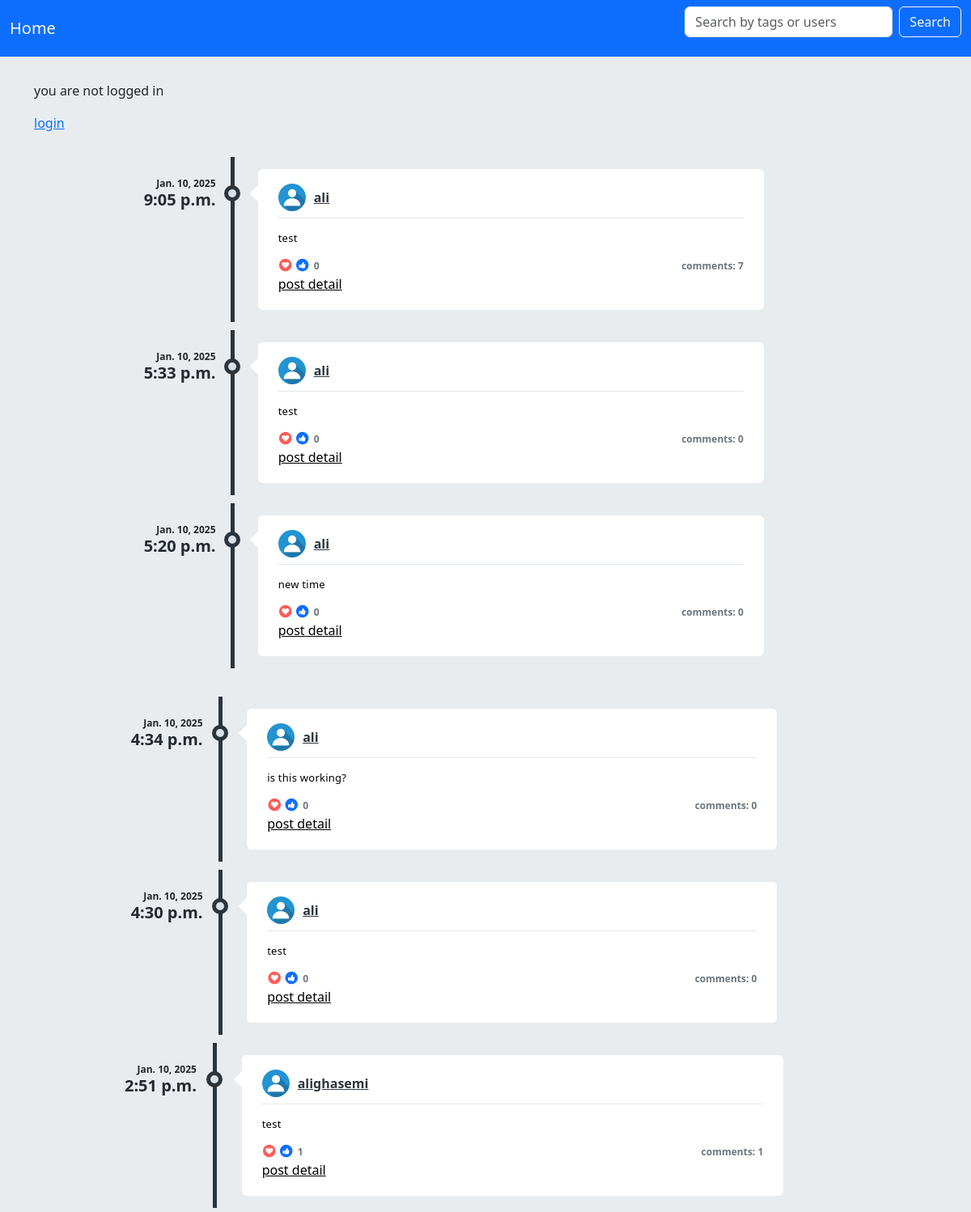
The page / on the database its author committed.
### posts/models.py (models this page shows, shortened)
class Post(models.Model):
    title = models.CharField(max_length=200)
    text = models.TextField(max_length= 600)
    author = models.ForeignKey(CustomeUserModel , on_delete=models.CASCADE)
    date_post = models.DateField(auto_now_add=True)
    time_post = models.TimeField(default=timezone.now() + timedelta(hours=3, minutes=30))
    image = models.ImageField(null=True , blank=True ,upload_to='post_pics/')
    tag = models.CharField(max_length=100 , null=True , blank=True)
    like = models.ManyToManyField(CustomeUserModel , related_name='likes' , null=True , blank=True)
    dislike = models.ManyToManyField(CustomeUserModel , related_name='dislikes' , null=True , blank=True)
    def total_likes(self):
        return self.like.count()

### accounts/models.py (models this page shows, shortened)
class CustomeUserModel(AbstractUser):
    bio = models.TextField(max_length= 500 , null=True , blank=True)
    picture = models.FileField(blank=True , null=True , upload_to='profile_pic/')
    follow = models.ManyToManyField('self' , related_name='follows',symmetrical=False)

### posts/views.py (the view)
# urls.py: path('' , HomePageView.as_view(), name= 'home'),
class HomePageView(ListView):
    model = Post
    template_name= 'home.html'
    context_object_name = 'posts'
    ordering = ['-date_post' , '-time_post']

### templates/home.html (shortened to what this page needs)
{% extends 'base.html' %}
{%load static%}
{% block content %}
{%if user.is_authenticated%}
<a style="position: fixed; bottom: 100px;  right: 100px;" href="{% url 'new_post'%}">
    <div style="padding-right:15 ;padding-left: 15;; background-color: rgb(97, 97, 235); color: white; border-radius: 2vw; font-size: 2vw;">+</div>
</a>
<h1 class="home-h1">TWITTER-ish</h1>
<p>hi {{user.username}} </p>
{% else %}
<p>you are not logged in</p>
<a href="{%url 'login'%}">login</a>
{% endif %}
<link href="https://maxcdn.bootstrapcdn.com/font-awesome/4.3.0/css/font-awesome.min.css" rel="stylesheet">
<div class="container">
    <div class="row">
        <div class="col-md-12">
            <div id="content" class="content content-full-width">
                <div class="profile-content">
                    <div class="tab-content p-0">
                        <div class="tab-pane fade active show" id="profile-post">
                            {%for post in posts%}
                            <ul class="timeline">
                                <li>
                                    <div class="timeline-time">
                                        <span class="date">{{post.date_post}}</span>
                                        <span class="time">{{post.time_post}}</span>
                                    </div>
                                    <div class="timeline-icon">
                                        <a href="javascript:;">&nbsp;</a>
                                    </div>
                                    <div class="timeline-body">
                                        <div class="timeline-header">
                                            <span class="userimage">
                                                {%if post.author.picure%}
                                                <img src="{{post.author.picture.url}}" alt="{{post.author.username}}">
                                                {%else%}
                                                <img src="{%static 'default_pic.jpg'%}" alt="{{post.author.username}}">
                                                {%endif%}
                                            </span>
                                            <span class="username"><a
                                                    href="{%url 'view_profile' post.author.id%}">{{post.author.username}}</a>
                                                <small></small></span>
                                        </div>
                                        <a  style="text-decoration: none; color: black;" href="{%url 'post_detail' post.pk %}">
                                            <div style="padding-top: 15;" class="timeline-content">
                                                <p>
                                                    {{post.text}}
                                                </p>
                                            </div>
                                        </a>
                                        <div class="timeline-likes">
                                            <div class="stats-right">
                                                <span class="stats-text">comments:
                                                    {{post.comments.all.count}}</span>
                                            </div>
                                            <div class="stats">
                                                <span class="fa-stack fa-fw stats-icon">
                                                    <i class="fa fa-circle fa-stack-2x text-danger"></i>
                                                    <i class="fa fa-heart fa-stack-1x fa-inverse t-plus-1"></i>
                                                </span>
                                                <span class="fa-stack fa-fw stats-icon">
                                                    <i class="fa fa-circle fa-stack-2x text-primary"></i>
                                                    <i class="fa fa-thumbs-up fa-stack-1x fa-inverse"></i>
                                                </span>
                                                <span class="stats-total">{{post.total_likes}}</span>
                                            </div>
                                        </div>
                                        <a style="color: black;" href="{% url 'post_detail' post.id %}">post detail</a>
                                        </div>
                                    </div>
                            {%endfor%}
                        </div>
                    </div>
{% endblock %}

### static/css/post.css (style rules this page uses)
body { margin-top:20px; background:#eee; }
.b-minus-1, .b-minus-10, .b-minus-2, .b-minus-3, .b-minus-4, .b-minus-5, .b-minus-6, .b-minus-7, .b-minus-8, .b-minus-9, .b-plus-1, .b-plus-10, .b-plus-2, .b-plus-3, .b-plus-4, .b-plus-5, .b-plus-6, .b-plus-7, .b-plus-8, .b-plus-9, .l-minus-1, .l-minus-2, .l-minus-3, .l-minus-4, .l-minus-5, .l-minus-6, .l-minus-7, .l-minus-8, .l-minus-9, .l-plus-1, .l-plus-10, .l-plus-2, .l-plus-3, .l-plus-4, .l-plus-5, .l-plus-6, .l-plus-7, .l-plus-8, .l-plus-9, .r-minus-1, .r-minus-10, .r-minus-2, .r-minus-3, .r-minus-4, .r-minus-5, .r-minus-6, .r-minus-7, .r-minus-8, .r-minus-9, .r-plus-1, .r-plus-10, .r-plus-2, .r-plus-3, .r-plus-4, .r-plus-5, .r-plus-6, .r-plus-7, .r-plus-8, .r-plus-9, .t-minus-1, .t-minus-10, .t-minus-2, .t-minus-3, .t-minus-4, .t-minus-5, .t-minus-6, .t-minus-7, .t-minus-8, .t-minus-9, .t-plus-1, .t-plus-10, .t-plus-2, .t-plus-3, .t-plus-4, .t-plus-5, .t-plus-6, .t-plus-7, .t-plus-8, .t-plus-9 { position: relative!important }
.profile-content { padding: 25px; border-radius: 4px }
.profile-content:after, .profile-content:before { content: ''; display: table; clear: both }
.profile-content .tab-content, .profile-content .tab-pane { background: 0 0 }
.timeline { list-style-type: none; margin: 0; padding: 0; position: relative }
.timeline:before { content: ''; position: absolute; top: 5px; bottom: 5px; width: 5px; background: #2d353c; left: 20%; margin-left: -2.5px }
.timeline>li { position: relative; min-height: 50px; padding: 20px 0 }
.timeline .timeline-time { position: absolute; left: 0; width: 18%; text-align: right; top: 30px }
.timeline .timeline-time .date, .timeline .timeline-time .time { display: block; font-weight: 600 }
.timeline .timeline-time .date { line-height: 16px; font-size: 12px }
.timeline .timeline-time .time { line-height: 24px; font-size: 20px; color: #242a30 }
.timeline .timeline-icon { left: 15%; position: absolute; width: 10%; text-align: center; top: 40px }
.timeline .timeline-icon a { text-decoration: none; width: 20px; height: 20px; display: inline-block; border-radius: 20px; background: #d9e0e7; line-height: 10px; color: #fff; font-size: 14px; border: 5px solid #2d353c; transition: border-color .2s linear }
.timeline .timeline-body { margin-left: 23%; margin-right: 17%; background: #fff; position: relative; padding: 20px 25px; border-radius: 6px }
.timeline .timeline-body:before { content: ''; display: block; position: absolute; border: 10px solid transparent; border-right-color: #fff; left: -20px; top: 20px }
.timeline-header { padding-bottom: 10px; border-bottom: 1px solid #e2e7eb; line-height: 30px }
.timeline-header .userimage { float: left; width: 34px; height: 34px; border-radius: 40px; overflow: hidden; margin: -2px 10px -2px 0 }
.timeline-header .username { font-size: 16px; font-weight: 600 }
.timeline-header .username, .timeline-header .username a { color: #2d353c }
.timeline img { max-width: 100%; display: block }
.timeline-content { letter-spacing: .25px; line-height: 18px; font-size: 13px }
.timeline-content:after, .timeline-content:before { content: ''; display: table; clear: both }
.timeline-likes { color: #6d767f; font-weight: 600; font-size: 12px }
.timeline-likes .stats-right { float: right }
.timeline-likes .stats-total { display: inline-block; line-height: 20px }
.timeline-likes .stats-icon { float: left; margin-right: 5px; font-size: 9px }
.timeline-likes .stats-icon+.stats-icon { margin-left: -2px }
.timeline-likes .stats-text { line-height: 20px }
.text-danger, .text-red { color: #ff5b57!important; }

### rows shown on the page
Post: date_post "Jan. 10, 2025", time_post "9:05 p.m.", author.username "ali", text "test", comments.all.count "7", total_likes "0"
Post: date_post "Jan. 10, 2025", time_post "5:33 p.m.", author.username "ali", text "test", comments.all.count "0", total_likes "0"
Post: date_post "Jan. 10, 2025", time_post "5:20 p.m.", author.username "ali", text "new time", comments.all.count "0", total_likes "0"
Post: date_post "Jan. 10, 2025", time_post "4:34 p.m.", author.username "ali", text "is this working?", comments.all.count "0", total_likes "0"
Post: date_post "Jan. 10, 2025", time_post "4:30 p.m.", author.username "ali", text "test", comments.all.count "0", total_likes "0"
Post: date_post "Jan. 10, 2025", time_post "2:51 p.m.", author.username "alighasemi", text "test", comments.all.count "1", total_likes "1"
